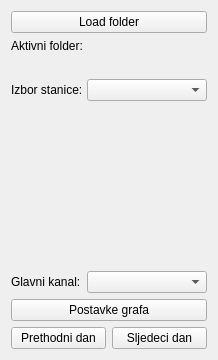
<?xml version="1.0" encoding="UTF-8"?>
<ui version="4.0">
 <class>Form</class>
 <widget class="QWidget" name="Form">
  <property name="geometry">
   <rect>
    <x>0</x>
    <y>0</y>
    <width>218</width>
    <height>360</height>
   </rect>
  </property>
  <property name="sizePolicy">
   <sizepolicy hsizetype="Preferred" vsizetype="Preferred">
    <horstretch>0</horstretch>
    <verstretch>0</verstretch>
   </sizepolicy>
  </property>
  <property name="minimumSize">
   <size>
    <width>218</width>
    <height>360</height>
   </size>
  </property>
  <property name="maximumSize">
   <size>
    <width>16777215</width>
    <height>16777215</height>
   </size>
  </property>
  <property name="windowTitle">
   <string>Izbornik : weblogger</string>
  </property>
  <layout class="QVBoxLayout" name="verticalLayout">
   <item>
    <widget class="QPushButton" name="uiLoadFolder">
     <property name="text">
      <string>Load folder</string>
     </property>
    </widget>
   </item>
   <item>
    <widget class="QLabel" name="label">
     <property name="text">
      <string>Aktivni folder:</string>
     </property>
    </widget>
   </item>
   <item>
    <widget class="QLabel" name="uiCurrentFolder">
     <property name="text">
      <string/>
     </property>
     <property name="wordWrap">
      <bool>true</bool>
     </property>
    </widget>
   </item>
   <item>
    <layout class="QHBoxLayout" name="horizontalLayout">
     <item>
      <widget class="QLabel" name="label_3">
       <property name="maximumSize">
        <size>
         <width>70</width>
         <height>16777215</height>
        </size>
       </property>
       <property name="text">
        <string>Izbor stanice:</string>
       </property>
      </widget>
     </item>
     <item>
      <widget class="QComboBox" name="uiStanicaCombo"/>
     </item>
    </layout>
   </item>
   <item>
    <widget class="QWidget" name="uiWidget" native="true">
     <property name="sizePolicy">
      <sizepolicy hsizetype="Expanding" vsizetype="Expanding">
       <horstretch>0</horstretch>
       <verstretch>0</verstretch>
      </sizepolicy>
     </property>
     <property name="minimumSize">
      <size>
       <width>200</width>
       <height>141</height>
      </size>
     </property>
     <property name="maximumSize">
      <size>
       <width>16777215</width>
       <height>16777215</height>
      </size>
     </property>
     <layout class="QHBoxLayout" name="horizontalLayout_4">
      <item>
       <layout class="QVBoxLayout" name="uiKalendarLayout">
        <property name="spacing">
         <number>0</number>
        </property>
       </layout>
      </item>
     </layout>
    </widget>
   </item>
   <item>
    <layout class="QHBoxLayout" name="horizontalLayout_2">
     <item>
      <widget class="QLabel" name="label_4">
       <property name="maximumSize">
        <size>
         <width>70</width>
         <height>16777215</height>
        </size>
       </property>
       <property name="text">
        <string>Glavni kanal:</string>
       </property>
      </widget>
     </item>
     <item>
      <widget class="QComboBox" name="uiKanalCombo"/>
     </item>
    </layout>
   </item>
   <item>
    <widget class="QPushButton" name="uiOpcije">
     <property name="text">
      <string>Postavke grafa</string>
     </property>
    </widget>
   </item>
   <item>
    <layout class="QHBoxLayout" name="horizontalLayout_3">
     <item>
      <widget class="QPushButton" name="uiPrethodni">
       <property name="text">
        <string>Prethodni dan</string>
       </property>
      </widget>
     </item>
     <item>
      <widget class="QPushButton" name="uiSljedeci">
       <property name="text">
        <string>Sljedeci dan</string>
       </property>
      </widget>
     </item>
    </layout>
   </item>
  </layout>
 </widget>
 <resources/>
 <connections/>
</ui>
